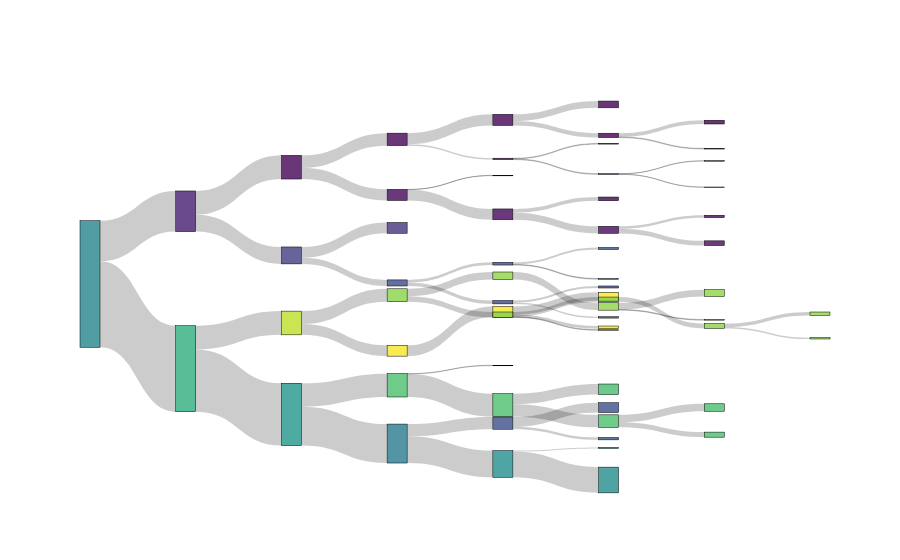

The cell this chart's notebook holds for it:
### Code cell
sleep_fbt_viz = VizTree(sleep_fbt, sleep_X_reg)
sankey_plot = SankeyTreePlot(sleep_fbt_viz, show_text=False, show_label=False)
sankey_plot.show()

### Figure 1 — Plotly figure (JSON) as saved in the notebook; plotly's stock layout.template omitted (floating-point values rounded to 4 significant figures)
{"data": [{"link": {"hovertemplate": "<b style \"font-size:14px;\">n_train:</b> %{value}<extra></extra>", "label": ["254", "184", "115", "79", "76", "3", "36", "7", "29", "69", "68", "37", "15", "22", "31", "1", "70", "32", "32", "8", "24", "38", "16", "2", "14", "14", "4", "10", "22", "22", "2", "20", "120", "50", "18", "10", "4", "6", "8", "2", "6", "32", "70", "33", "32", "21", "14", "7", "11", "1", "37", "4", "2", "1", "1", "2", "33", "13", "2", "11", "20"], "source": [0, 1, 2, 3, 4, 4, 3, 7, 7, 2, 10, 11, 12, 12, 11, 10, 1, 17, 18, 19, 19, 17, 22, 23, 23, 25, 26, 26, 22, 29, 30, 30, 0, 33, 34, 35, 36, 36, 35, 39, 39, 34, 33, 43, 44, 45, 46, 46, 45, 44, 43, 51, 52, 53, 53, 52, 51, 57, 58, 58, 57], "target": [1, 2, 3, 4, 5, 6, 7, 8, 9, 10, 11, 12, 13, 14, 15, 16, 17, 18, 19, 20, 21, 22, 23, 24, 25, 26, 27, 28, 29, 30, 31, 32, 33, 34, 35, 36, 37, 38, 39, 40, 41, 42, 43, 44, 45, 46, 47, 48, 49, 50, 51, 52, 53, 54, 55, 56, 57, 58, 59, 60, 61], "value": [254, 184, 115, 79, 76, 3, 36, 7, 29, 69, 68, 37, 15, 22, 31, 1, 70, 32, 32, 8, 24, 38, 16, 2, 14, 14, 4, 10, 22, 22, 2, 20, 120, 50, 18, 10, 4, 6, 8, 2, 6, 32, 70, 33, 32, 21, 14, 7, 11, 1, 37, 4, 2, 1, 1, 2, 33, 13, 2, 11, 20]}, "node": {"color": ["rgba(37, 133, 142, 0.8)", "rgba(45, 174, 127, 0.8)", "rgba(33, 150, 138, 0.8)", "rgba(41, 123, 142, 0.8)", "rgba(35, 143, 140, 0.8)", "rgba(35, 140, 140, 0.8)", "rgba(33, 150, 138, 0.8)", "rgba(60, 79, 138, 0.8)", "rgba(58, 81, 138, 0.8)", "rgba(60, 79, 138, 0.8)", "rgba(74, 191, 109, 0.8)", "rgba(74, 191, 109, 0.8)", "rgba(74, 191, 109, 0.8)", "rgba(74, 191, 109, 0.8)", "rgba(74, 191, 109, 0.8)", "rgba(69, 189, 112, 0.8)", "rgba(58, 185, 118, 0.8)", "rgba(188, 223, 42, 0.8)", "rgba(246, 230, 38, 0.8)", "rgba(246, 230, 38, 0.8)", "rgba(246, 230, 38, 0.8)", "rgba(253, 231, 37, 0.8)", "rgba(136, 212, 72, 0.8)", "rgba(129, 210, 76, 0.8)", "rgba(79, 193, 106, 0.8)", "rgba(136, 212, 72, 0.8)", "rgba(136, 212, 72, 0.8)", "rgba(129, 210, 76, 0.8)", "rgba(142, 213, 68, 0.8)", "rgba(142, 213, 68, 0.8)", "rgba(142, 213, 68, 0.8)", "rgba(142, 213, 68, 0.8)", "rgba(142, 213, 68, 0.8)", "rgba(71, 29, 110, 0.8)", "rgba(66, 61, 131, 0.8)", "rgba(61, 76, 137, 0.8)", "rgba(61, 76, 137, 0.8)", "rgba(62, 73, 137, 0.8)", "rgba(61, 76, 137, 0.8)", "rgba(60, 79, 138, 0.8)", "rgba(60, 79, 138, 0.8)", "rgba(58, 81, 138, 0.8)", "rgba(68, 52, 126, 0.8)", "rgba(68, 5, 87, 0.8)", "rgba(69, 8, 91, 0.8)", "rgba(69, 8, 91, 0.8)", "rgba(69, 12, 94, 0.8)", "rgba(69, 12, 94, 0.8)", "rgba(69, 12, 94, 0.8)", "rgba(69, 8, 91, 0.8)", "rgba(68, 5, 87, 0.8)", "rgba(68, 5, 87, 0.8)", "rgba(68, 5, 87, 0.8)", "rgba(68, 1, 84, 0.8)", "rgba(68, 1, 84, 0.8)", "rgba(68, 1, 84, 0.8)", "rgba(68, 5, 87, 0.8)", "rgba(68, 5, 87, 0.8)", "rgba(68, 1, 84, 0.8)", "rgba(68, 1, 84, 0.8)", "rgba(68, 1, 84, 0.8)", "rgba(68, 5, 87, 0.8)"], "customdata": [["stress-level<br>≤ 6.50", "7.1274"], ["age<br>≤ 48.00", "7.5507"], ["physical-activity-level<br>≤ 72.50", "7.2957"], ["bmi-category_is_overweight<br>≤ 0.50", "7.0309"], ["physical-activity-level<br>≤ 65.00", "7.2219"], ["", "7.2182"], ["", "7.3172"], ["diastolic<br>≤ 84.50", "6.6117"], ["", "6.6381"], ["", "6.6053"], ["bmi-category_is_overweight<br>≤ 0.50", "7.7370"], ["age<br>≤ 40.50", "7.7380"], ["age<br>≤ 30.50", "7.7455"], ["", "7.7520"], ["", "7.7411"], ["", "7.7289"], ["", "7.6694"], ["physical-activity-level<br>≤ 42.50", "8.2210"], ["bmi-category_is_normal<br>≤ 0.50", "8.4491"], ["age<br>≤ 52.50", "8.4491"], ["", "8.4422"], ["", "8.4514"], ["age<br>≤ 57.50", "8.0289"], ["age<br>≤ 49.00", "7.9940"], ["", "7.7790"], ["bmi-category_is_normal<br>≤ 0.50", "8.0248"], ["sleep-disorder_is_sleep-apnea<br>≤ 0.50", "8.0248"], ["", "8.0051"], ["", "8.0326"], ["bmi-category_is_normal<br>≤ 0.50", "8.0542"], ["sleep-disorder_is_sleep-apnea<br>≤ 0.50", "8.0542"], ["", "8.0444"], ["", "8.0552"], ["stress-level<br>≤ 7.50", "6.2315"], ["occupation_is_salesperson<br>≤ 0.50", "6.4726"], ["age<br>≤ 42.50", "6.6016"], ["gender_is_female<br>≤ 0.50", "6.5810"], ["", "6.5707"], ["", "6.5878"], ["gender_is_female<br>≤ 0.50", "6.6274"], ["", "6.6146"], ["", "6.6317"], ["", "6.4000"], ["systolic<br>≤ 128.00", "6.0592"], ["sleep-disorder_is_sleep-apnea<br>≤ 0.50", "6.0817"], ["age<br>≤ 32.50", "6.0825"], ["daily-steps<br>≤ 6500.00", "6.0904"], ["", "6.0897"], ["", "6.0919"], ["", "6.0674"], ["", "6.0544"], ["sleep-disorder_is_sleep-apnea<br>≤ 0.50", "6.0392"], ["age<br>≤ 49.50", "6.0400"], ["age<br>≤ 32.50", "6.0275"], ["", "6.0356"], ["", "6.0194"], ["", "6.0525"], ["age<br>≤ 49.50", "6.0391"], ["age<br>≤ 31.50", "6.0231"], ["", "6.0220"], ["", "6.0233"], ["", "6.0496"]], "hovertemplate": "<b style=\"font-size:14px;\">%{customdata[0]}</b><br><b style=\"font-size:14px;\">n_train:</b> %{value}<br><b style=\"font-size:14px;\">Value:</b> %{customdata[1]}<extra></extra>", "label": ["", "", "", "", "", "", "", "", "", "", "", "", "", "", "", "", "", "", "", "", "", "", "", "", "", "", "", "", "", "", "", "", "", "", "", "", "", "", "", "", "", "", "", "", "", "", "", "", "", "", "", "", "", "", "", "", "", "", "", "", "", ""], "line": {"color": "black", "width": 0.5}, "pad": 15, "thickness": 20, "x": [0, 0.1429, 0.2857, 0.4286, 0.5714, 0.7143, 0.7143, 0.5714, 0.7143, 0.7143, 0.4286, 0.5714, 0.7143, 0.8571, 0.8571, 0.7143, 0.5714, 0.2857, 0.4286, 0.5714, 0.7143, 0.7143, 0.4286, 0.5714, 0.7143, 0.7143, 0.8571, 1, 1, 0.5714, 0.7143, 0.8571, 0.8571, 0.1429, 0.2857, 0.4286, 0.5714, 0.7143, 0.7143, 0.5714, 0.7143, 0.7143, 0.4286, 0.2857, 0.4286, 0.5714, 0.7143, 0.8571, 0.8571, 0.7143, 0.5714, 0.4286, 0.5714, 0.7143, 0.8571, 0.8571, 0.7143, 0.5714, 0.7143, 0.8571, 0.8571, 0.7143], "y": [0.5, 0.7071, 0.8275, 0.9041, 0.9578, 1, 0.9156, 0.8504, 0.8912, 0.8095, 0.7508, 0.8031, 0.8449, 0.8806, 0.8092, 0.7612, 0.6985, 0.5868, 0.6598, 0.5576, 0.5983, 0.5169, 0.5137, 0.565, 0.6053, 0.5248, 0.5947, 0.6271, 0.5624, 0.4624, 0.5433, 0.5785, 0.508, 0.2929, 0.409, 0.4814, 0.5321, 0.5721, 0.4921, 0.4308, 0.4707, 0.3908, 0.3366, 0.1768, 0.2498, 0.3009, 0.3417, 0.3769, 0.3065, 0.2602, 0.1987, 0.1037, 0.155, 0.1948, 0.2294, 0.1602, 0.1151, 0.05244, 0.0932, 0.1281, 0.05826, 0.01168]}, "type": "sankey"}], "layout": {"font": {"color": "black", "family": "Courier New", "size": 14}}}
